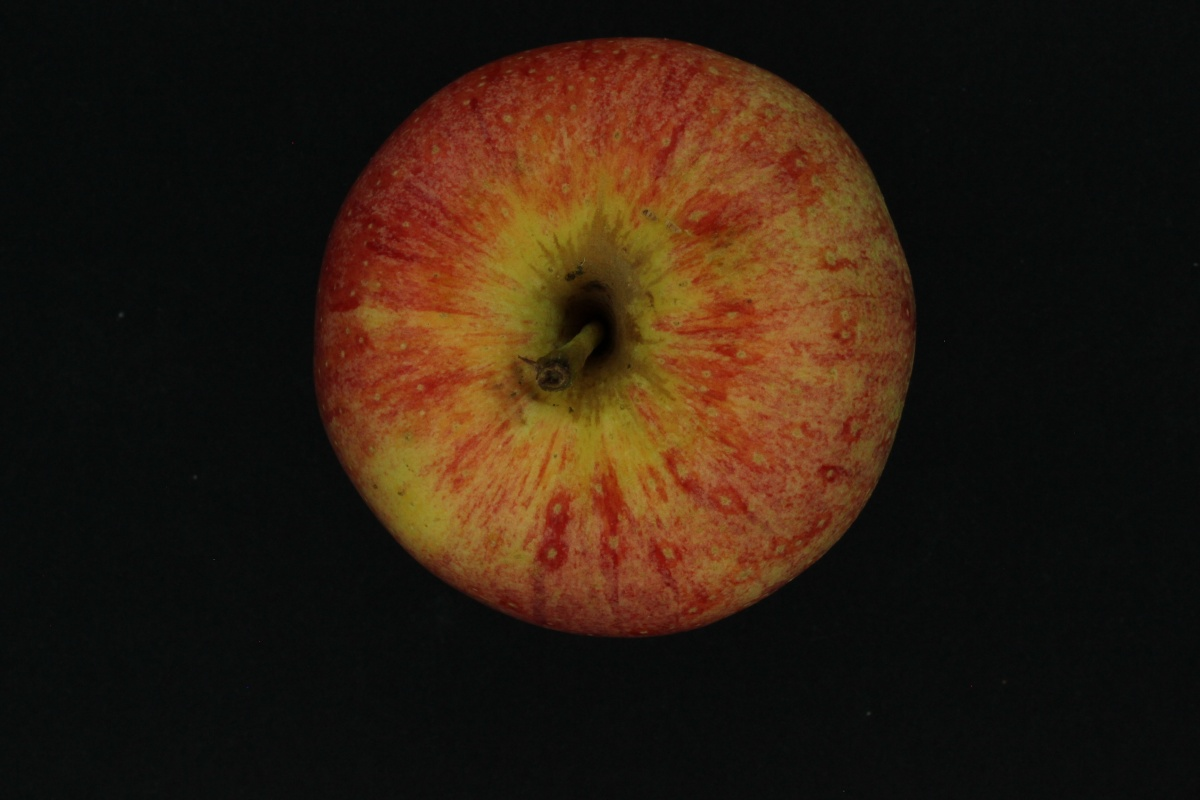
#> input picture LP6/PR/Assignment1/apple.JPG, 1200 x 800 px, found by its file name
$ jupyter execute main.ipynb   (older library calls are emulated)
#> lines starting #> are read from the running program, lines starting #| are printed output that depends on the picture; after the words box and inside, x2 and y2 are one past the last pixel; in counts of white or black regions, pixels touching at a corner belong together
[cell 1]
import cv2
import numpy as np
from skimage.feature.texture import graycomatrix, graycoprops
import matplotlib.pyplot as plt
def features(img):
    # Load the image
#> called with img = 'apple.jpg'
    img = cv2.imread(img)
#> img is the input picture: shape (800, 1200, 3); mean B, G, R 15.8, 28.6, 44.2

    # Convert the image to grayscale
    gray = cv2.cvtColor(img, cv2.COLOR_BGR2GRAY)

    # Threshold the image to create a binary mask
    ret, thresh = cv2.threshold(gray, 127, 255, cv2.THRESH_BINARY)
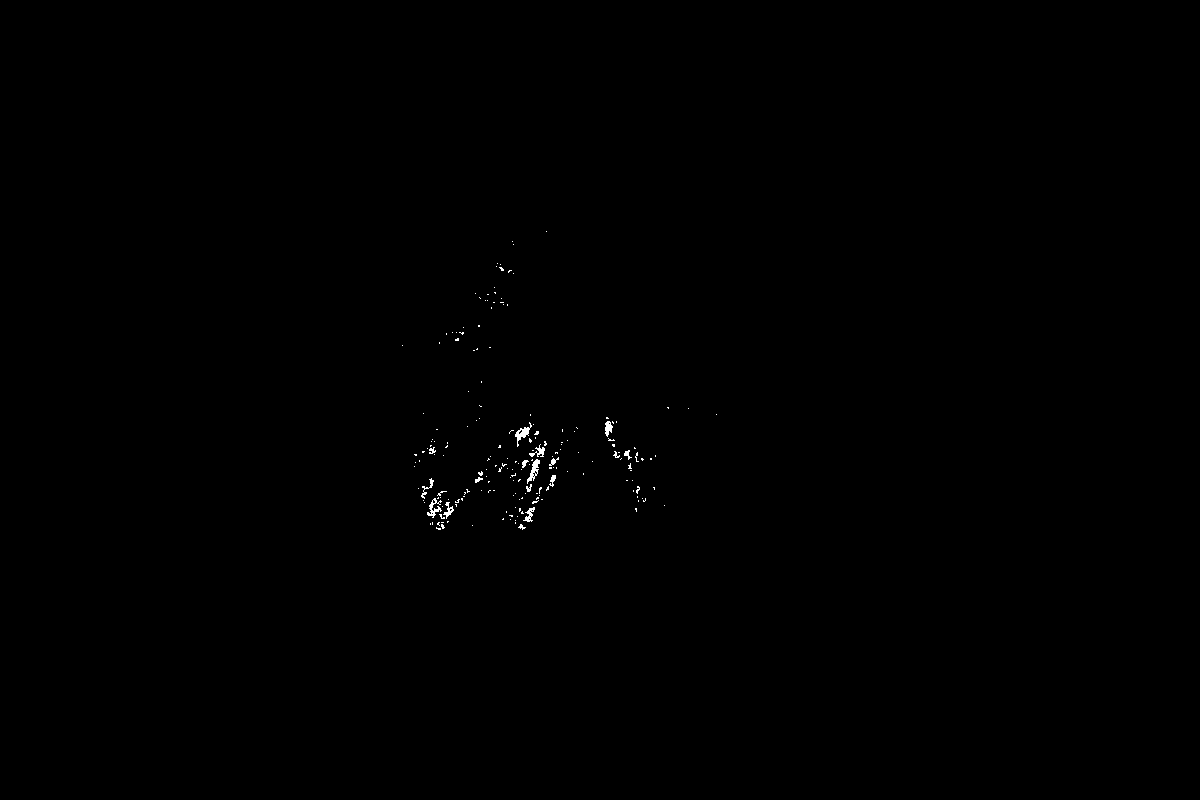
#> thresh: shape (800, 1200); 0.17% white in thin lines or dots, all inside (x1, y1, x2, y2) = (402, 231, 717, 530)

    # Find contours in the image
    contours, hierarchy = cv2.findContours(thresh, cv2.RETR_TREE, cv2.CHAIN_APPROX_SIMPLE)
#> contours = 210 contours, 198 with area under 20; largest, box (x1, y1, x2, y2) and area: (527, 459, 540, 484) 105, (515, 422, 532, 447) 105, (427, 498, 442, 518) 78, (605, 421, 613, 437) 63, (523, 507, 535, 522) 58

    # Loop through each contour and extract its features
    for cnt in contours:
        # Calculate the perimeter of the contour
        perimeter = cv2.arcLength(cnt, True)

        # Calculate the area of the contour
        area = cv2.contourArea(cnt)

        # Calculate the circularity of the contour
        if perimeter == 0:
            circularity = 0
        else:
            circularity = 4*np.pi*area/perimeter**2

        # Calculate the aspect ratio of the contour
        x,y,w,h = cv2.boundingRect(cnt)
        aspect_ratio = float(w)/h

        # Calculate the solidity of the contour
        hull = cv2.convexHull(cnt)
        print(hull)
        hull_area = cv2.contourArea(hull)
        if hull_area == 0:
            solidity = 0
        else:
            solidity = float(area)/hull_area

        # Print the features of the contour
        print("Perimeter:", perimeter)
        print("Area:", area)
        print("Circularity:", circularity)
        print("Aspect Ratio:", aspect_ratio)
        print("Solidity:", solidity)
#> this loop made 210 passes
#> (perimeter, area, circularity, x, y, w, h, aspect_ratio) on passes 21, 30, 43: (57.11, 58, 0.223, 523, 507, 12, 15, 0.8), (54.87, 49.5, 0.207, 443, 502, 11, 17, 0.647), (107.3, 77.5, 0.0846, 427, 498, 15, 20, 0.75)
#> (printed output is left out)

[cell 2]
features('apple.jpg')

[cell 3]
features('mango.jpg')
#> call 2 of features, with img = 'mango.jpg'
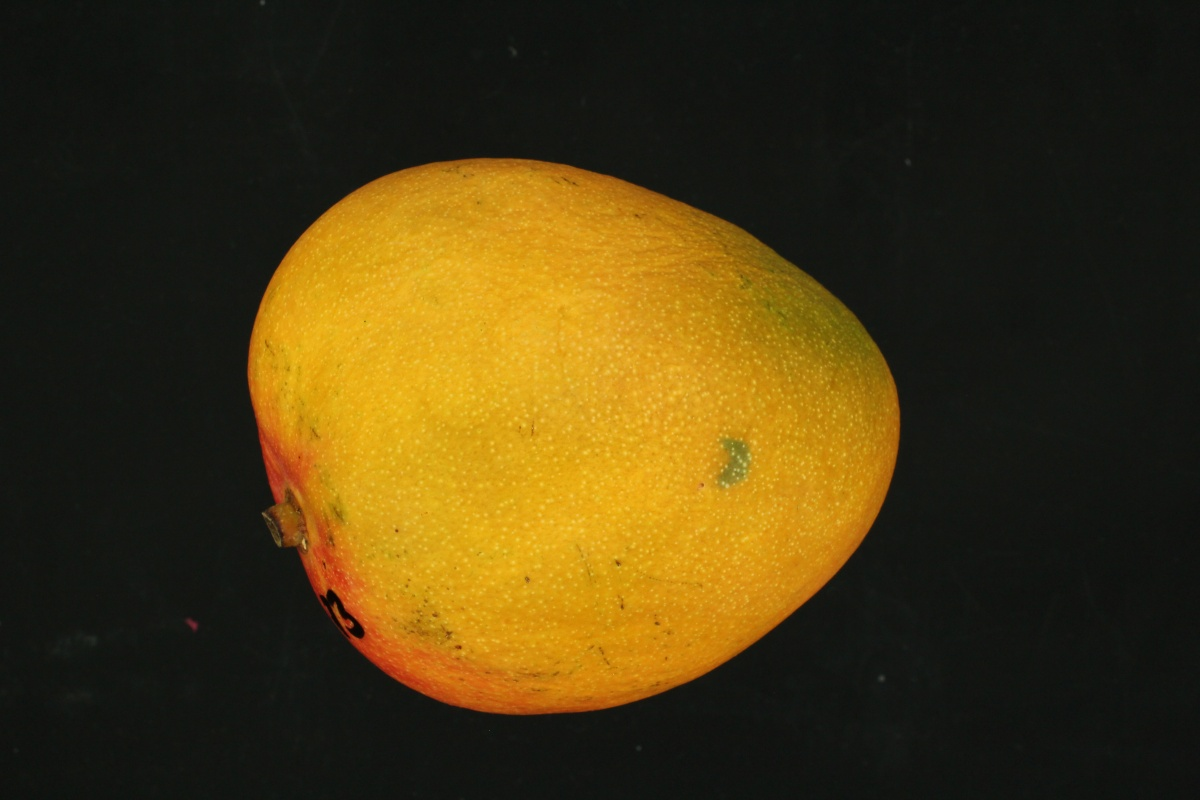
#> input picture LP6/PR/Assignment1/mango.JPG, 1200 x 800 px, found by its file name
#> in features, img is the input picture: shape (800, 1200, 3); mean B, G, R 18.4, 57.4, 73.7
#> in features (call 2), `ret, thresh = cv2.threshold(gray, 127, 255, cv2.THRESH_BINARY)`: thresh: shape (800, 1200); 24.4% white; 287 white regions (271 under 20 px), largest, box (x1, y1, x2, y2) and area: (251, 167, 883, 699) 232711, (656, 211, 682, 225) 96, (309, 529, 319, 544) 66
#> the loop in features (call 2), `for cnt in contours:` made 626 passes
#> cnt on passes 1 to 3: [[544, 704], [543, 705]], [[496, 704]], [[563, 702], [563, 703]]

[cell 4]
features('orange.jpg')
#> call 3 of features, with img = 'orange.jpg'
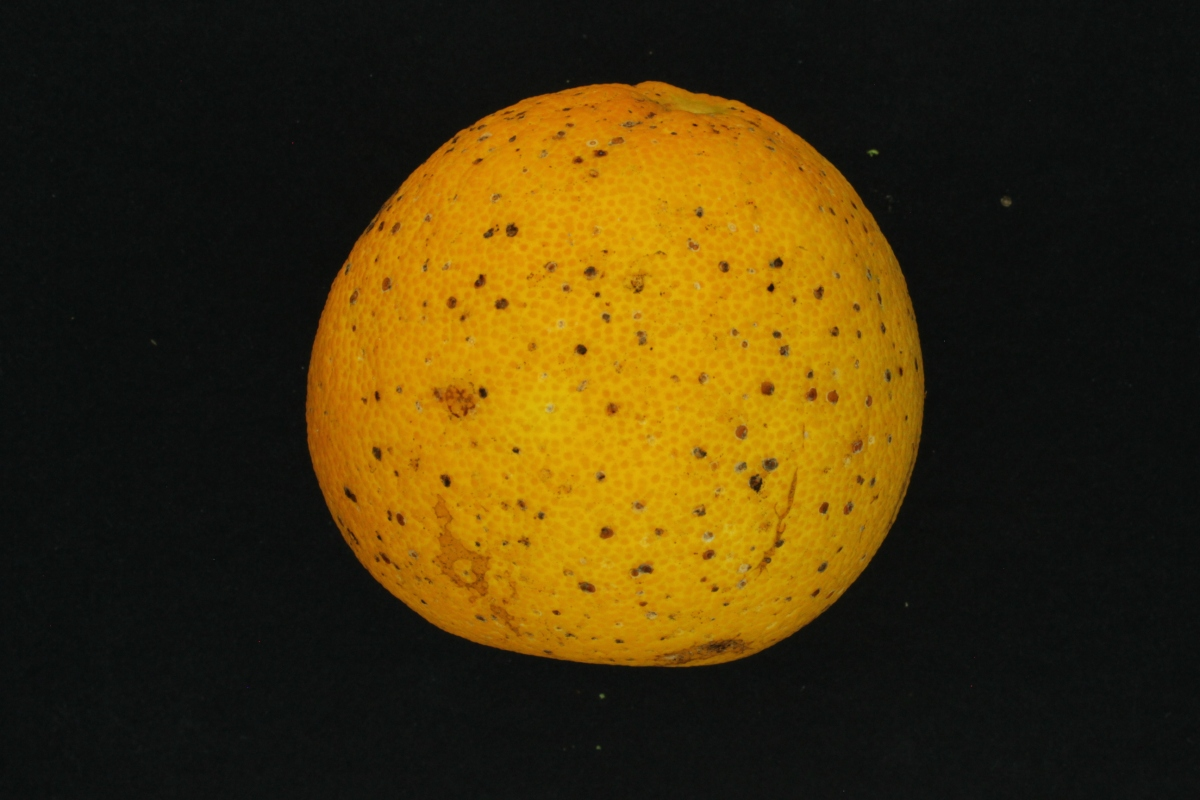
#> input picture LP6/PR/Assignment1/orange.jpg, 1200 x 800 px
#> in features, img is the input picture: shape (800, 1200, 3); mean B, G, R 11.5, 50.4, 67.4
#> in features (call 3), `ret, thresh = cv2.threshold(gray, 127, 255, cv2.THRESH_BINARY)`:
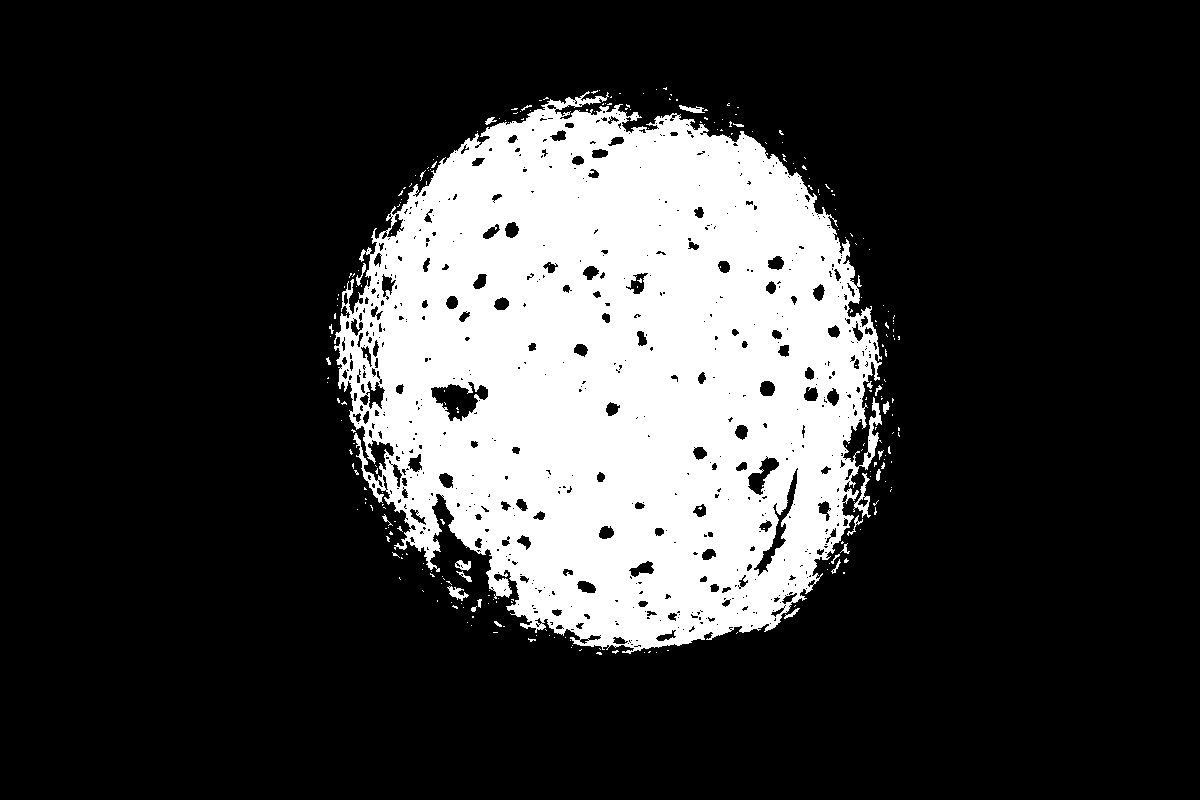
#> thresh: shape (800, 1200); 21.9% white; 260 white regions (234 under 20 px), largest, box (x1, y1, x2, y2) and area: (334, 91, 882, 654) 207798, (853, 473, 871, 518) 252, (447, 586, 469, 601) 142
#> the loop in features (call 3), `for cnt in contours:` made 1010 passes
#> cnt on passes 1, 2, 4: [[656, 652]], [[644, 652]], [[649, 651], [648, 652], [649, 652], [650, 651]]

[cell 5]
def feature_space(img):
#> called with img = 'orange.jpg'
    img = cv2.imread(img, cv2.IMREAD_GRAYSCALE)
#> img: shape (800, 1200); min 9, max 182, mean 51
    glcm = graycomatrix(img, distances=[1], angles=[0, np.pi/4, np.pi/2, 3*np.pi/4], levels=256, symmetric=True, normed=True)
    contrast = graycoprops(glcm, 'contrast')
    dissimilarity = graycoprops(glcm, 'dissimilarity')
    homogeneity = graycoprops(glcm, 'homogeneity')
    energy = graycoprops(glcm, 'energy')
    correlation = graycoprops(glcm, 'correlation')
    ASM = graycoprops(glcm, 'ASM')
    print("Contrast:", contrast)
    print("Dissimilarity:", dissimilarity)
    print("Homogeneity:", homogeneity)
    print("Energy:", energy)
    print("Correlation:", correlation)
    print("ASM:", ASM)
    features = ['Contrast', 'Dissimilarity', 'Homogeneity', 'Energy', 'Correlation', 'ASM']
    values = [contrast[0, 0], dissimilarity[0, 0], homogeneity[0, 0], energy[0, 0], correlation[0, 0], ASM[0, 0]]

    plt.bar(features, values)
    plt.xlabel('Texture Features')
    plt.ylabel('Values')
    plt.title('GLCM-based Texture Features')
    plt.show()
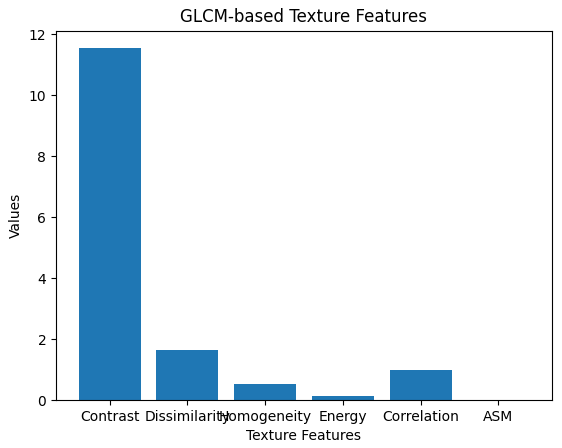
#> figure drawn by matplotlib, 1 panel; tallest bar 11.55 high, from x = -0.4 to 0.4
